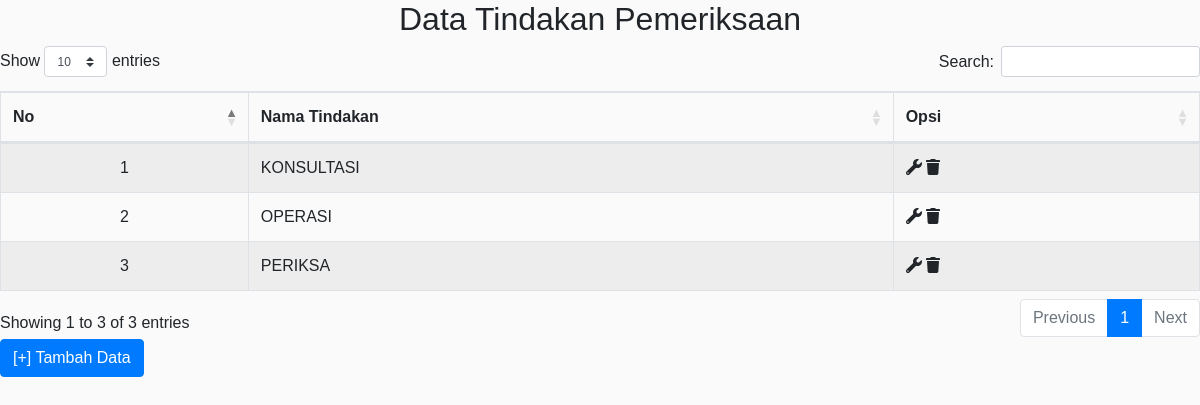
Screenshot of /admin/tindakan/tindakan.php with the database file from the repository.
### tables this page shows
CREATE TABLE `tindakan` (
  `id_tindakan` int(11) NOT NULL,
  `nama_tindakan` varchar(100) NOT NULL
);

### admin/tindakan/tindakan.php (the view, shortened to what this page needs)
<?php include '../koneksi.php'; ?>
<!DOCTYPE html>
<html>
<head>
	<link rel="stylesheet" type="text/css" href="https://cdnjs.cloudflare.com/ajax/libs/twitter-bootstrap/4.1.3/css/bootstrap.css">
	<link rel="stylesheet" type="text/css" href="https://cdn.datatables.net/1.10.20/css/dataTables.bootstrap4.min.css">
	 <link rel="stylesheet" type="text/css" href="https://cdnjs.cloudflare.com/ajax/libs/twitter-bootstrap/4.1.3/css/bootstrap.css">
    <link rel="stylesheet" href="../dist/css/bootstrap.min.css">
    <link rel="stylesheet" href="../dist/css/style4.css">
</head>
<h2 class="text-center">Data Tindakan Pemeriksaan</h2>
<body>
	<table id="example" class="table table-striped table-bordered" style="width:100%">
      <thead>
			<tr>
			<th>No</th>
			<th>Nama Tindakan</th>
			<th>Opsi</th>
		</tr>
		</thead>
			<?php $nomer=1; ?>
			<?php $ambil = $koneksi->query("SELECT * FROM tindakan "); ?>
			<?php while ($tampil = $ambil->fetch_assoc()) { ?>
			<tr>
				<td class="text-center"><?php echo $nomer; ?></td>
				<td><?php echo $tampil['nama_tindakan']; ?></td>
				<td>
                    <a href="menu.php?halaman=edit_tindakan&id=<?php echo $tampil['id_tindakan'] ?>">
                        <i class="fa fa-wrench"></i>
                    </a>
                    <a href="menu.php?halaman=hapus_tindakan&id=<?php echo $tampil['id_tindakan'] ?>" onclick="return confirm('Apakah Anda Yakin Ingin Menghapus Data Ini?')">
                        <i class="fa fa-trash"></i>
                    </a>
				</td>
			</tr>
			<?php $nomer++; ?>
	<?php }?>
</table>
</body>
</html>
<a href="menu.php?halaman=tambah_tindakan" class="btn btn-primary">[+] Tambah Data</a>

### rows the page displays
tindakan: nama_tindakan "KONSULTASI"
tindakan: nama_tindakan "OPERASI"
tindakan: nama_tindakan "PERIKSA"
